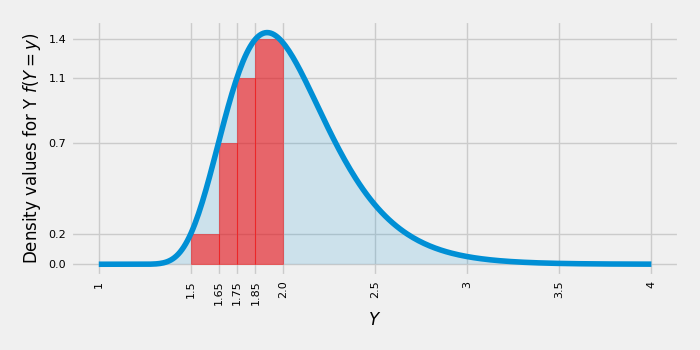

Generate this figure with Python:
#mcandrew

import sys
import numpy as np
import pandas as pd
import matplotlib.pyplot as plt
import seaborn as sns

import scipy.stats

if __name__ == "__main__":

    ln = scipy.stats.lognorm(0.3,1).pdf

    domain = np.linspace(1,4,300)
    dens   = ln(domain)

    plt.style.use("fivethirtyeight")
    fig,ax = plt.subplots()

    ax.plot(domain,dens)
    ax.fill_between(domain,[0]*len(dens),dens,alpha=0.15)


    ax.fill_between([1.50,1.65],[0,0],[ln(1.50),ln(1.50)],alpha=0.55,color="red")
    ax.fill_between([1.65,1.75],[0,0],[ln(1.65),ln(1.65)],alpha=0.55,color="red")
    ax.fill_between([1.75,1.85],[0,0],[ln(1.75),ln(1.75)],alpha=0.55,color="red")
    ax.fill_between([1.85,2.00],[0,0],[ln(1.85),ln(1.85)],alpha=0.55,color="red")
    
    ax.set_xlabel(r"$Y$",fontsize=12)
    ax.set_ylabel(r"Density values for Y $f(Y=y)$",fontsize=12)

    ax.set_xticks([1,1.5,1.65,1.75,1.85,2.0,2.5,3,3.5,4])
    ax.set_xticklabels([1,1.5,1.65,1.75,1.85,2.0,2.5,3,3.5,4],rotation=90)

    yticks = [0] + [ ln(x) for x in [1.5,1.65,1.75,1.85] ]
    ax.set_yticks( yticks  )
    ax.set_yticklabels( ["{:.1f}".format(y) for y in yticks] )
    
    ax.tick_params(labelsize=8)

    fig.set_size_inches(7,3.5)
    fig.set_tight_layout(True)
    plt.savefig("featured.png")
    plt.close()
